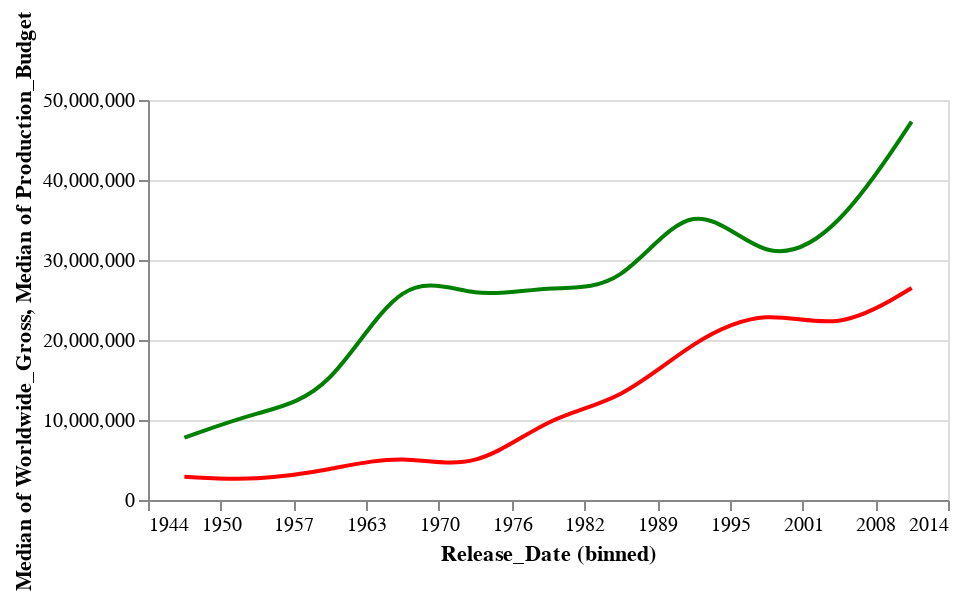

The notebook cell this image was saved under:
### Code cell
((alt.Chart(df).mark_line(color='green',interpolate="basis").encode(
    x=alt.X('Release_Date:T',axis=alt.Axis(format="%Y")).bin(maxbins=20),
    y=alt.Y('median(Worldwide_Gross)'))
) + (alt.Chart(df).mark_line(color='red',interpolate="basis").encode(
    x=alt.X('Release_Date:T',axis=alt.Axis(format="%Y")).bin(maxbins=20),
    y=alt.Y('median(Production_Budget)')))).properties(
        width=400,
        height=200
    )

### Figure 1 — Vega specification as saved in the notebook (floating-point values rounded to 4 significant figures)
{"$schema": "https://vega.github.io/schema/vega/v5.json", "data": [{"name": "source_0", "values": [{"bin_maxbins_20_Release_Date": 800000000000.0, "bin_maxbins_20_Release_Date_end": 1000000000000.0, "median_Production_Budget": 24000000.0, "median_Worldwide_Gross": 28870000.0}, {"bin_maxbins_20_Release_Date": 400000000000.0, "bin_maxbins_20_Release_Date_end": 600000000000.0, "median_Production_Budget": 12300000.0, "median_Worldwide_Gross": 25930000.0}, {"bin_maxbins_20_Release_Date": -200000000000.0, "bin_maxbins_20_Release_Date_end": 0.0, "median_Production_Budget": 5800000.0, "median_Worldwide_Gross": 29180000.0}, {"bin_maxbins_20_Release_Date": -400000000000.0, "bin_maxbins_20_Release_Date_end": -200000000000.0, "median_Production_Budget": 3750000.0, "median_Worldwide_Gross": 12960000.0}, {"bin_maxbins_20_Release_Date": 0.0, "bin_maxbins_20_Release_Date_end": 200000000000.0, "median_Production_Budget": 3500000.0, "median_Worldwide_Gross": 24910000.0}, {"bin_maxbins_20_Release_Date": -600000000000.0, "bin_maxbins_20_Release_Date_end": -400000000000.0, "median_Production_Budget": 2420000.0, "median_Worldwide_Gross": 11000000.0}, {"bin_maxbins_20_Release_Date": 200000000000.0, "bin_maxbins_20_Release_Date_end": 400000000000.0, "median_Production_Budget": 10500000.0, "median_Worldwide_Gross": 26920000.0}, {"bin_maxbins_20_Release_Date": 1000000000000.0, "bin_maxbins_20_Release_Date_end": 1200000000000.0, "median_Production_Budget": 21000000.0, "median_Worldwide_Gross": 33600000.0}, {"bin_maxbins_20_Release_Date": 1200000000000.0, "bin_maxbins_20_Release_Date_end": 1400000000000.0, "median_Production_Budget": 26500000.0, "median_Worldwide_Gross": 47300000.0}, {"bin_maxbins_20_Release_Date": 600000000000.0, "bin_maxbins_20_Release_Date_end": 800000000000.0, "median_Production_Budget": 20000000.0, "median_Worldwide_Gross": 38980000.0}, {"bin_maxbins_20_Release_Date": -800000000000.0, "bin_maxbins_20_Release_Date_end": -600000000000.0, "median_Production_Budget": 2900000.0, "median_Worldwide_Gross": 7800000.0}]}], "signals": [{"name": "layer_1_bin_maxbins_20_Release_Date_bins", "value": {"fields": ["Release_Date"], "fname": "bin_Release_Date", "start": -800000000000.0, "step": 200000000000.0, "stop": 1400000000000.0}}], "marks": [{"type": "line", "name": "layer_0_marks", "from": {"data": "source_0"}, "sort": {"field": "x"}, "encode": {"update": {"stroke": {"value": "green"}, "defined": {"signal": "isValid(datum[\"bin_maxbins_20_Release_Date\"]) && isFinite(+datum[\"bin_maxbins_20_Release_Date\"]) && isValid(datum[\"median_Worldwide_Gross\"]) && isFinite(+datum[\"median_Worldwide_Gross\"])"}, "x": {"signal": "scale(\"x\", 0.5 * datum[\"bin_maxbins_20_Release_Date\"] + 0.5 * datum[\"bin_maxbins_20_Release_Date_end\"])"}, "interpolate": {"value": "basis"}, "y": {"field": "median_Worldwide_Gross", "scale": "y"}}}, "style": ["line"]}, {"type": "line", "name": "layer_1_marks", "from": {"data": "source_0"}, "sort": {"field": "x"}, "encode": {"update": {"defined": {"signal": "isValid(datum[\"bin_maxbins_20_Release_Date\"]) && isFinite(+datum[\"bin_maxbins_20_Release_Date\"]) && isValid(datum[\"median_Production_Budget\"]) && isFinite(+datum[\"median_Production_Budget\"])"}, "x": {"signal": "scale(\"x\", 0.5 * datum[\"bin_maxbins_20_Release_Date\"] + 0.5 * datum[\"bin_maxbins_20_Release_Date_end\"])"}, "y": {"field": "median_Production_Budget", "scale": "y"}, "stroke": {"value": "red"}, "interpolate": {"value": "basis"}}}, "style": ["line"]}], "scales": [{"name": "x", "type": "time", "domain": {"signal": "[layer_1_bin_maxbins_20_Release_Date_bins.start, layer_1_bin_maxbins_20_Release_Date_bins.stop]"}, "range": [0, {"signal": "width"}], "bins": {"signal": "layer_1_bin_maxbins_20_Release_Date_bins"}}, {"name": "y", "type": "linear", "domain": {"data": "source_0", "fields": ["median_Worldwide_Gross", "median_Production_Budget"]}, "range": [{"signal": "height"}, 0], "zero": true, "nice": true}], "axes": [{"scale": "y", "tickCount": {"signal": "ceil(height/40)"}, "domain": false, "maxExtent": 0, "grid": true, "minExtent": 0, "gridScale": "x", "orient": "left", "aria": false, "ticks": false, "zindex": 0, "labels": false}, {"scale": "x", "grid": false, "zindex": 0, "orient": "bottom", "title": "Release_Date (binned)", "labelFlush": true, "tickCount": {"signal": "ceil(width/10)"}, "labelOverlap": true, "format": "%Y"}, {"scale": "y", "tickCount": {"signal": "ceil(height/40)"}, "labelOverlap": true, "grid": false, "title": "Median of Worldwide_Gross, Median of Production_Budget", "orient": "left", "zindex": 0}], "style": "cell", "height": 200, "padding": 5, "width": 400, "background": "white"}
